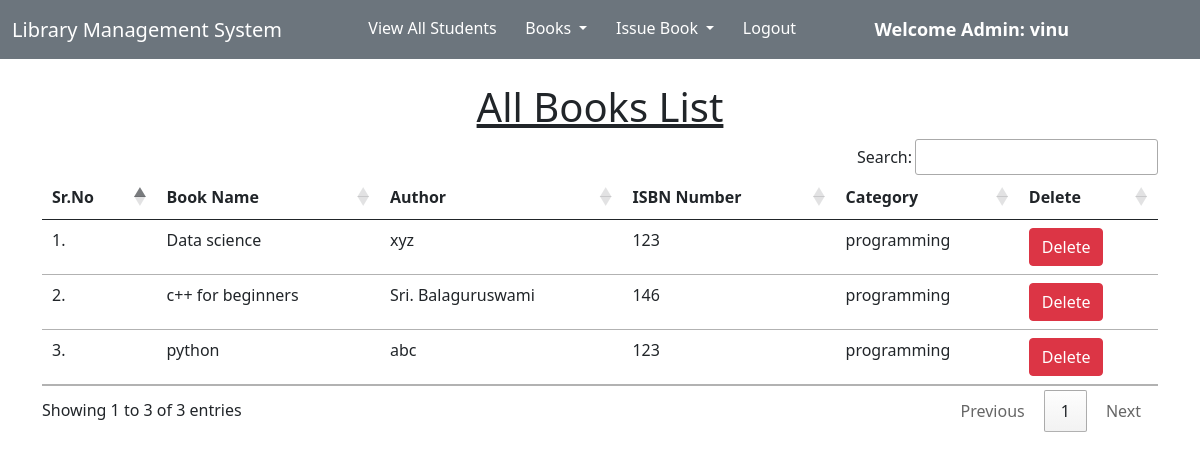
Screenshot of /libraryapp/view_books/ (signed in) with the database file from the repository.
### libraryapp/models.py (models this page shows, shortened)
class Book(models.Model):
    name = models.CharField(max_length=200)
    author = models.CharField(max_length=200)
    isbn = models.PositiveIntegerField()
    category = models.CharField(max_length=50)

### libraryapp/views.py (the view)
# urls.py: path("view_books/",view_books),
@login_required(login_url = '/admin_login')
def view_books(request):
    books = Book.objects.all()
    return render(request, "view_books.html", {'books':books})

### libraryapp/templates/view_books.html (shortened to what this page needs)
<!DOCTYPE html>
<html lang="en">
<head>
</head>
<body>
{% extends 'admin_navbar.html' %}
{% load static %}
{% block body %}
<div class="container mt-4">
    <h1 class="text-center"><u>All Books List</u></h1>
    <table class="table table-hover" id="example">
        <thead>
            <tr>
                <th>Sr.No</th>
                <th>Book Name</th>
                <th>Author</th>
                <th>ISBN Number</th>
                <th>Category</th>
                <th>Delete</th>
            </tr>
        </thead>
        <tbody>
            {% for book in books %}
            <tr>
                <td>{{forloop.counter}}.</td>
                <td>{{book.name}}</td>
                <td>{{book.author}}</td>
                <td>{{book.isbn}}</td>
                <td>{{book.category}}</td>
                <td><a href="http://127.0.0.1:8000/libraryapp/delete_book/{{book.id}}/" class="btn btn-danger" onclick="return confirm('Are you sure you want to delete this book?')">Delete</a></td>
            </tr>
            {% endfor %}
        </tbody>
    </table>
    </div>
{% endblock %}

### libraryapp/templates/admin_navbar.html (shortened to what this page needs)
<!doctype html>
<html lang="en">
  <head>
    <link href="https://cdn.jsdelivr.net/npm/bootstrap@5.1.0/dist/css/bootstrap.min.css" rel="stylesheet">
    <link rel="stylesheet" href="https://cdn.datatables.net/1.10.25/css/jquery.dataTables.min.css">
    <link rel="stylesheet" href="https://cdn.datatables.net/buttons/1.7.1/css/buttons.dataTables.min.css">
  </head>
  <body>
    <nav class="navbar navbar-expand-lg text-white bg-secondary">
        <div class="container-fluid">
          <a class="navbar-brand text-white" href="http://127.0.0.1:8000/libraryapp/index/">Library Management System</a>
          <div class="collapse navbar-collapse" id="navbarSupportedContent">
            <ul class="navbar-nav me-auto mb-2 mb-lg-0">
              <li class="nav-item">
                <a class="nav-link active text-white" aria-current="page" href="http://127.0.0.1:8000/libraryapp/view_students/">View All Students</a>
              </li>
              <li class="nav-item dropdown">
                <a class="nav-link dropdown-toggle text-white" href="#" id="navbarDropdown" role="button" data-bs-toggle="dropdown" aria-expanded="false">
                  Books
                </a>
              </li>
              <li class="nav-item dropdown">
                <a class="nav-link dropdown-toggle text-white" href="#" id="navbarDropdown" role="button" data-bs-toggle="dropdown" aria-expanded="false">
                  Issue Book
                </a>
              </li>
              <li class="nav-item">
                <a class="nav-link active text-white" aria-current="page" href="/logout/">Logout</a>
              </li>
              <li class="nav-item">
                <a style="font-weight:600; font-family:'Segoe UI', Tahoma, Geneva, Verdana, sans-serif; font-size: large;" class="nav-link active text-white" href="#">Welcome Admin: {{request.user}}</a>
              </li>
            </ul>
          </div>
        </div>
      </nav>
      {% block body %}
      {% endblock %}
  </body>
</html>

### rows the page displays
Book: name "Data science", author "xyz", isbn "123", category "programming"
Book: name "c++ for beginners", author "Sri. Balaguruswami", isbn "146", category "programming"
Book: name "python", author "abc", isbn "123", category "programming"

### other values shown
{{ request.user }} "vinu"
